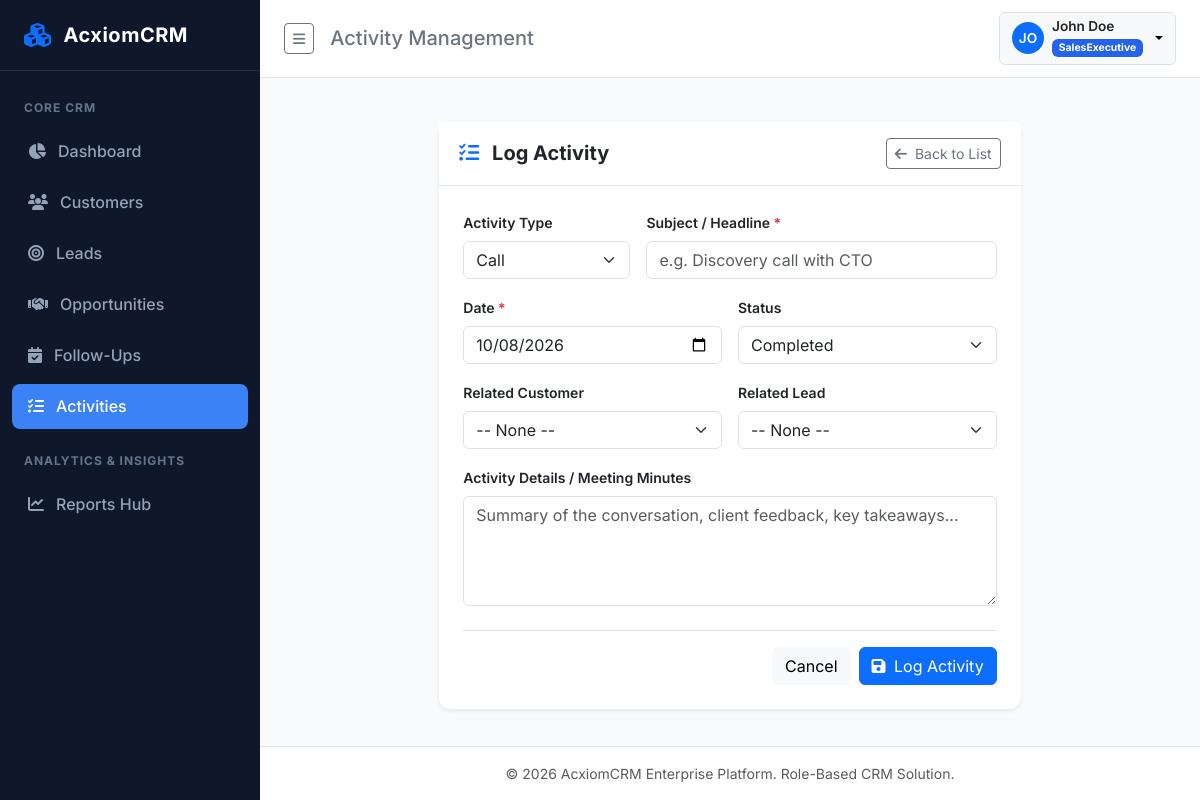
Screenshot of /activities/create (signed in) with the database file from the repository.
### app/models/user.py (models this page shows, shortened)
class User(UserMixin, db.Model):
    __tablename__ = 'users'
    id = db.Column(db.Integer, primary_key=True)
    name = db.Column(db.String(100), nullable=False)
    email = db.Column(db.String(120), unique=True, nullable=False, index=True)
    password_hash = db.Column(db.String(255), nullable=False)
    role = db.Column(db.String(50), nullable=False, default=Role.SALES_EXECUTIVE)
    is_active = db.Column(db.Boolean, default=True, nullable=False)
    failed_login_count = db.Column(db.Integer, default=0, nullable=False)
    lockout_end = db.Column(db.DateTime, nullable=True)
    created_date = db.Column(db.DateTime, default=lambda: datetime.now(timezone.utc), nullable=False)
    assigned_customers = db.relationship('Customer', foreign_keys='Customer.owner_id', backref='owner', lazy=True)
    assigned_leads = db.relationship('Lead', foreign_keys='Lead.assigned_to_id', backref='assigned_to', lazy=True)
    assigned_opportunities = db.relationship('Opportunity', foreign_keys='Opportunity.assigned_to_id', backref='assigned_to', lazy=True)
    assigned_followups = db.relationship('FollowUp', foreign_keys='FollowUp.assigned_to_id', backref='assigned_to', lazy=True)
    assigned_activities = db.relationship('Activity', foreign_keys='Activity.assigned_to_id', backref='assigned_to', lazy=True)
    audit_logs = db.relationship('AuditLog', backref='user', lazy=True)
    @property
    def is_admin(self):
        return self.role == Role.ADMIN
    @property
    def is_manager(self):
        return self.role == Role.MANAGER

### app/routes/activity_routes.py (the view, shortened to what this page needs)
@activity_bp.route('/create', methods=['GET', 'POST'])
@login_required
def create():
    form = ActivityForm()
    if request.method == 'GET':
        cust_id = request.args.get('customer_id', type=int)
        lead_id = request.args.get('lead_id', type=int)
        if cust_id: form.customer_id.data = cust_id
        if lead_id: form.lead_id.data = lead_id
    return render_template('activities/form.html', form=form, title='Log Activity')

### app/__init__.py (called while the page is built)
@login_manager.user_loader
def load_user(user_id):
    return User.query.get(int(user_id))

### app/templates/activities/form.html (shortened to what this page needs)
{% extends "base.html" %}
{% block header_title %}Activity Management{% endblock %}
{% block content %}
<div class="row justify-content-center">
    <div class="col-lg-8">
        <div class="card shadow-sm border-0">
            <div class="card-header bg-white py-3 d-flex justify-content-between align-items-center">
                <h5 class="m-0 fw-bold"><i class="fa-solid fa-list-check me-2 text-primary"></i> {{ title }}</h5>
                <a href="{{ url_for('activities.list_activities') }}" class="btn btn-outline-secondary btn-sm"><i class="fa-solid fa-arrow-left me-1"></i> Back to List</a>
            </div>
            <div class="card-body p-4">
                <form method="POST" class="needs-validation" novalidate>
                    <div class="row g-3">
                        <div class="col-md-4">
                            <label for="activity_type" class="form-label fw-semibold small">Activity Type</label>
                            {{ form.activity_type(class="form-select") }}
                        </div>
                        <div class="col-md-8">
                            <label for="subject" class="form-label fw-semibold small">Subject / Headline <span class="text-danger">*</span></label>
                            {{ form.subject(class="form-control" + (" is-invalid" if form.subject.errors else ""), placeholder="e.g. Discovery call with CTO", required=True) }}
                        </div>
                        <div class="col-md-6">
                            <label for="activity_date" class="form-label fw-semibold small">Date <span class="text-danger">*</span></label>
                            {{ form.activity_date(class="form-control", required=True) }}
                        </div>
                        <div class="col-md-6">
                            <label for="status" class="form-label fw-semibold small">Status</label>
                            {{ form.status(class="form-select") }}
                        </div>
                        <div class="col-md-6">
                            <label for="customer_id" class="form-label fw-semibold small">Related Customer</label>
                            {{ form.customer_id(class="form-select") }}
                        </div>
                        <div class="col-md-6">
                            <label for="lead_id" class="form-label fw-semibold small">Related Lead</label>
                            {{ form.lead_id(class="form-select") }}
                        </div>
                        <div class="col-12">
                            <label for="description" class="form-label fw-semibold small">Activity Details / Meeting Minutes</label>
                            {{ form.description(class="form-control", rows=4, placeholder="Summary of the conversation, client feedback, key takeaways...") }}
                        </div>
                    </div>
                    <div class="mt-4 pt-3 border-top d-flex justify-content-end gap-2">
                        <a href="{{ url_for('activities.list_activities') }}" class="btn btn-light">Cancel</a>
                        <button type="submit" class="btn btn-primary"><i class="fa-solid fa-floppy-disk me-1"></i> Log Activity</button>
                    </div>
                </form>
            </div>
        </div>
    </div>
</div>
{% endblock %}

### app/templates/base.html (shortened to what this page needs)
<!DOCTYPE html>
<html lang="en">
<head>
    <link href="https://cdn.jsdelivr.net/npm/bootstrap@5.3.3/dist/css/bootstrap.min.css" rel="stylesheet">
    <link href="https://cdnjs.cloudflare.com/ajax/libs/font-awesome/6.5.1/css/all.min.css" rel="stylesheet">
    <link href="{{ url_for('static', filename='css/custom.css') }}" rel="stylesheet">
</head>
<body>
{% if current_user.is_authenticated %}
<div class="d-flex" id="wrapper">
    <div id="sidebar-wrapper">
        <div class="sidebar-brand">
            <i class="fa-solid fa-cubes text-primary fs-4"></i>
            <span>{{ app_name }}</span>
        </div>
        <div class="list-group list-group-flush pt-2">
            <div class="sidebar-heading">Core CRM</div>
            <div class="nav-item">
                <a href="{{ url_for('dashboard.index') }}" class="nav-link {% if request.endpoint == 'dashboard.index' %}active{% endif %}">
                    <i class="fa-solid fa-chart-pie w-20"></i> Dashboard
                </a>
            </div>
            <div class="nav-item">
                <a href="{{ url_for('customers.list_customers') }}" class="nav-link {% if 'customers.' in request.endpoint %}active{% endif %}">
                    <i class="fa-solid fa-users w-20"></i> Customers
                </a>
            </div>
            <div class="nav-item">
                <a href="{{ url_for('leads.list_leads') }}" class="nav-link {% if 'leads.' in request.endpoint %}active{% endif %}">
                    <i class="fa-solid fa-bullseye w-20"></i> Leads
                </a>
            </div>
            <div class="nav-item">
                <a href="{{ url_for('opportunities.list_opportunities') }}" class="nav-link {% if 'opportunities.' in request.endpoint %}active{% endif %}">
                    <i class="fa-solid fa-handshake w-20"></i> Opportunities
                </a>
            </div>
            <div class="nav-item">
                <a href="{{ url_for('followups.list_followups') }}" class="nav-link {% if 'followups.' in request.endpoint %}active{% endif %}">
                    <i class="fa-solid fa-calendar-check w-20"></i> Follow-Ups
                </a>
            </div>
            <div class="nav-item">
                <a href="{{ url_for('activities.list_activities') }}" class="nav-link {% if 'activities.' in request.endpoint %}active{% endif %}">
                    <i class="fa-solid fa-list-check w-20"></i> Activities
                </a>
            </div>
            <div class="sidebar-heading">Analytics & Insights</div>
            <div class="nav-item">
                <a href="{{ url_for('reports.hub') }}" class="nav-link {% if 'reports.' in request.endpoint %}active{% endif %}">
                    <i class="fa-solid fa-chart-line w-20"></i> Reports Hub
                </a>
            </div>
        </div>
    </div>
    <div id="page-content-wrapper">
        <nav class="top-navbar d-flex justify-content-between align-items-center">
            <div class="d-flex align-items-center gap-3">
                <button class="btn btn-outline-secondary btn-sm" id="sidebar-toggle" type="button">
                    <i class="fa-solid fa-bars"></i>
                </button>
                <h5 class="m-0 d-none d-md-block text-secondary">{% block header_title %}Overview{% endblock %}</h5>
            </div>
            <div class="d-flex align-items-center gap-3">
                <div class="dropdown">
                    <button class="btn btn-light dropdown-toggle d-flex align-items-center gap-2 border" type="button" data-bs-toggle="dropdown">
                        <div class="rounded-circle bg-primary text-white d-flex align-items-center justify-content-center" style="width: 32px; height: 32px; font-size: 0.85rem; font-weight: 600;">
                            {{ current_user.name[:2].upper() }}
                        </div>
                        <div class="text-start d-none d-sm-block">
                            <div class="fw-semibold text-dark" style="font-size: 0.85rem; line-height: 1.1;">{{ current_user.name }}</div>
                            <span class="badge {% if current_user.is_admin %}badge-role-admin{% elif current_user.is_manager %}badge-role-manager{% else %}badge-role-sales{% endif %}" style="font-size: 0.65rem;">
                                {{ current_user.role }}
                            </span>
                        </div>
                    </button>
                </div>
            </div>
        </nav>
        <div class="container-fluid px-4 pt-3">
        </div>
        <main class="main-content">
            {% block content %}{% endblock %}
        </main>
        <footer class="bg-white border-top py-3 px-4 text-center text-muted small mt-auto">
            &copy; {{ now.year }} {{ app_name }} Enterprise Platform. Role-Based CRM Solution.
        </footer>
    </div>
</div>
{% endif %}
</body>
</html>

### app/static/css/custom.css (style rules this page uses)
:root { --sidebar-width: 260px; --primary-color: #2563eb; --primary-hover: #1d4ed8; --secondary-color: #475569; --dark-sidebar: #0f172a; --sidebar-hover: #1e293b; --sidebar-active: #3b82f6; --bg-light: #f8fafc; --card-border: #e2e8f0; }
body { font-family: 'Inter', -apple-system, BlinkMacSystemFont, "Segoe UI", Roboto, sans-serif; background-color: var(--bg-light); color: #1e293b; overflow-x: hidden; }
#sidebar-wrapper { min-height: 100vh; width: var(--sidebar-width); background-color: var(--dark-sidebar); color: #cbd5e1; transition: all 0.3s ease; position: fixed; z-index: 1030; }
#sidebar-wrapper .sidebar-brand { padding: 1.25rem 1.5rem; font-size: 1.25rem; font-weight: 700; letter-spacing: 0.5px; color: #fff; border-bottom: 1px solid rgba(255, 255, 255, 0.1); display: flex; align-items: center; gap: 0.75rem; }
#sidebar-wrapper .nav-item { margin: 0.2rem 0.75rem; }
#sidebar-wrapper .nav-link { color: #94a3b8; padding: 0.65rem 1rem; border-radius: 0.5rem; font-weight: 500; display: flex; align-items: center; gap: 0.75rem; transition: all 0.2s; }
#sidebar-wrapper .nav-link.active { color: #fff; background-color: var(--sidebar-active); }
#sidebar-wrapper .sidebar-heading { font-size: 0.75rem; text-transform: uppercase; letter-spacing: 1px; color: #64748b; padding: 1.25rem 1.5rem 0.5rem; font-weight: 700; }
#page-content-wrapper { margin-left: var(--sidebar-width); min-height: 100vh; display: flex; flex-direction: column; transition: all 0.3s ease; }
.top-navbar { background: #ffffff; border-bottom: 1px solid var(--card-border); padding: 0.75rem 1.5rem; position: sticky; top: 0; z-index: 1020; }
.main-content { flex: 1; padding: 1.75rem; }
.card { border: 1px solid var(--card-border); border-radius: 0.75rem; box-shadow: 0 1px 3px 0 rgba(0, 0, 0, 0.05); background-color: #ffffff; }
.card-header { background-color: #ffffff; border-bottom: 1px solid var(--card-border); padding: 1rem 1.25rem; font-weight: 600; }
.badge-role-sales { background-color: #2563eb; color: white; }

### rows the page displays
User: name "JO", name "John Doe", role "SalesExecutive"

### other values shown
{{ app_name }} "AcxiomCRM"
{{ title }} "Log Activity"
